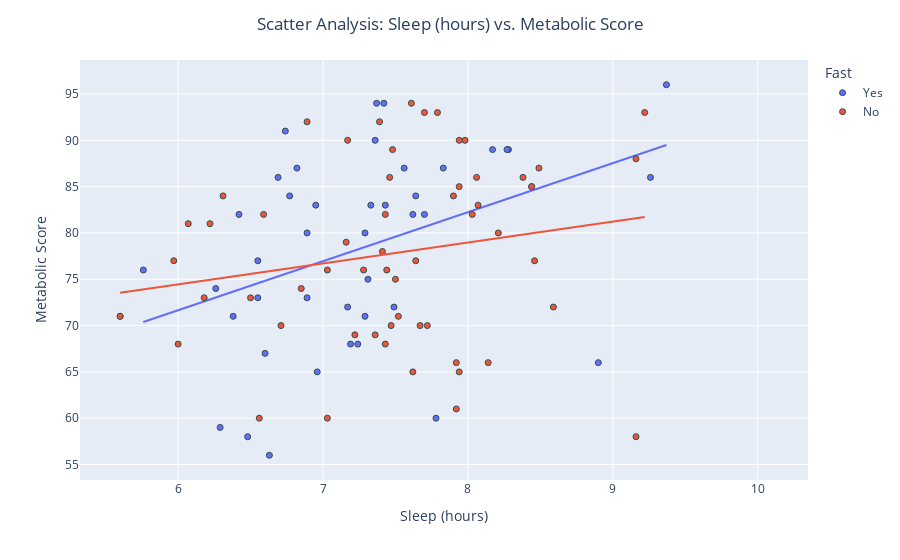

Write notebook code for a chart like this one.
### Code cell
fig = pt.plotly_scatter(dataset=all_data, 
                        x_selection="Sleep (hours)",
                        y_selection="Metabolic Score",
                        color_selection="Fast",
                        hover=[all_data.index]
                       )
fig.show()

### Figure 1 — Plotly figure (JSON) as saved in the notebook; plotly's stock layout.template omitted (floating-point values rounded to 4 significant figures)
{"data": [{"customdata": [[0], [1], [4], [5], [6], [14], [18], [19], [21], [63], [64], [65], [66], [67], [68], [69], [70], [71], [74], [75], [76], [77], [78], [79], [80], [81], [82], [83], [84], [85], [86], [89], [90], [91], [95], [96], [108], [109], [110], [111], [116], [117], [124]], "hovertemplate": "Fast=Yes<br>Sleep (hours)=%{x}<br>Metabolic Score=%{y}<br>index=%{customdata[0]}<extra></extra>", "legendgroup": "Yes", "marker": {"color": "#636efa", "line": {"color": "DarkSlateGrey", "width": 1}, "symbol": "circle"}, "mode": "markers", "name": "Yes", "orientation": "v", "showlegend": true, "type": "scatter", "x": [7.78, 6.48, 5.76, 6.96, 6.89, 7.19, 7.24, 8.9, 7.43, 6.29, 6.63, 7.62, 6.55, 7.29, 7.29, 6.55, 6.89, 6.26, 8.28, 7.31, 7.49, 6.6, 6.77, 7.7, 6.74, 7.56, 6.95, 7.64, 7.37, 6.82, 6.42, 7.33, 6.69, 6.38, 7.17, 8.44, 8.17, 8.27, 7.36, 7.83, 7.42, 9.26, 9.37], "xaxis": "x", "y": [60, 58, 76, 65, 73, 68, 68, 66, 83, 59, 56, 82, 73, 71, 80, 77, 80, 74, 89, 75, 72, 67, 84, 82, 91, 87, 83, 84, 94, 87, 82, 83, 86, 71, 72, 85, 89, 89, 90, 87, 94, 86, 96], "yaxis": "y"}, {"hovertemplate": "<b>OLS trendline</b><br>Metabolic Score = 5.29325 * Sleep (hours) + 39.8934<br>R<sup>2</sup>=0.160970<br><br>Fast=Yes<br>Sleep (hours)=%{x}<br>Metabolic Score=%{y} <b>(trend)</b><extra></extra>", "legendgroup": "Yes", "marker": {"color": "#636efa", "line": {"color": "DarkSlateGrey", "width": 1}, "symbol": "circle"}, "mode": "lines", "name": "Yes", "showlegend": false, "type": "scatter", "x": [5.76, 6.26, 6.29, 6.38, 6.42, 6.48, 6.55, 6.55, 6.6, 6.63, 6.69, 6.74, 6.77, 6.82, 6.89, 6.89, 6.95, 6.96, 7.17, 7.19, 7.24, 7.29, 7.29, 7.31, 7.33, 7.36, 7.37, 7.42, 7.43, 7.49, 7.56, 7.62, 7.64, 7.7, 7.78, 7.83, 8.17, 8.27, 8.28, 8.44, 8.9, 9.26, 9.37], "xaxis": "x", "y": [70.38, 73.03, 73.19, 73.66, 73.88, 74.19, 74.56, 74.56, 74.83, 74.99, 75.31, 75.57, 75.73, 75.99, 76.36, 76.36, 76.68, 76.73, 77.85, 77.95, 78.22, 78.48, 78.48, 78.59, 78.69, 78.85, 78.9, 79.17, 79.22, 79.54, 79.91, 80.23, 80.33, 80.65, 81.07, 81.34, 83.14, 83.67, 83.72, 84.57, 87.0, 88.91, 89.49], "yaxis": "y"}, {"customdata": [[2], [3], [7], [8], [9], [10], [11], [12], [13], [15], [16], [17], [20], [22], [23], [24], [25], [26], [27], [28], [29], [30], [31], [32], [33], [34], [35], [36], [37], [38], [39], [40], [41], [42], [43], [44], [45], [46], [47], [48], [49], [50], [51], [52], [53], [54], [55], [56], [57], [58], [59], [60], [61], [62], [72], [73], [87], [88], [92], [93], [94], [97], [98], [99], [100], [101], [102], [103], [104], [105], [106], [107], [112], [113], [114], [115], [118], [119], [120], [121], [122], [123], [125]], "hovertemplate": "Fast=No<br>Sleep (hours)=%{x}<br>Metabolic Score=%{y}<br>index=%{customdata[0]}<extra></extra>", "legendgroup": "No", "marker": {"color": "#EF553B", "line": {"color": "DarkSlateGrey", "width": 1}, "symbol": "circle"}, "mode": "markers", "name": "No", "orientation": "v", "showlegend": true, "type": "scatter", "x": [6, 7.28, 8.21, 7.41, 8.59, 6.59, 8.14, 7.36, 7.43, 6.5, 7.92, 7.64, 7.22, 6.07, 7.92, 7.44, 5.97, 5.6, 6.85, 7.93, 8.03, 7.78, 8.57, 8.65, 8.19, 8.77, 7.3, 7.09, 8.71, 7.89, 7.8, 8.59, 7.71, 7.81, 7.33, 6.67, 5.78, 9.34, 7.15, 7.96, 7.03, 7.62, 7.16, 6.56, 9.16, 8.03, 7.72, 8.46, 7.03, 7.47, 6.18, 6.71, 7.67, 7.52, 7.94, 5.6, 7.98, 7.46, 8.06, 7.7, 8.44, 7.43, 7.9, 9.16, 8.49, 7.79, 7.48, 8.07, 6.22, 7.5, 8.38, 6.89, 6.77, 7.07, 5.65, 10.07, 6.31, 7.94, 7.17, 7.39, 7.61, 7.94, 9.22], "xaxis": "x", "y": [68, 76, 80, 78, 72, 82, 66, 69, 68, 73, 61, 77, 69, 81, 66, 76, 77, 71, 74, null, null, null, null, null, null, null, null, null, null, null, null, null, null, null, null, null, null, null, null, null, 76, 65, 79, 60, 58, 82, 70, 77, 60, 70, 73, 70, 70, 71, 65, 71, 90, 86, 86, 93, 85, 82, 84, 88, 87, 93, 89, 83, 81, 75, 86, 92, null, null, null, null, 84, 85, 90, 92, 94, 90, 93], "yaxis": "y"}, {"hovertemplate": "<b>OLS trendline</b><br>Metabolic Score = 2.25884 * Sleep (hours) + 60.8963<br>R<sup>2</sup>=0.038183<br><br>Fast=No<br>Sleep (hours)=%{x}<br>Metabolic Score=%{y} <b>(trend)</b><extra></extra>", "legendgroup": "No", "marker": {"color": "#EF553B", "line": {"color": "DarkSlateGrey", "width": 1}, "symbol": "circle"}, "mode": "lines", "name": "No", "showlegend": false, "type": "scatter", "x": [5.6, 5.6, 5.97, 6, 6.07, 6.18, 6.22, 6.31, 6.5, 6.56, 6.59, 6.71, 6.85, 6.89, 7.03, 7.03, 7.16, 7.17, 7.22, 7.28, 7.36, 7.39, 7.41, 7.43, 7.43, 7.44, 7.46, 7.47, 7.48, 7.5, 7.52, 7.61, 7.62, 7.64, 7.67, 7.7, 7.72, 7.79, 7.9, 7.92, 7.92, 7.94, 7.94, 7.94, 7.98, 8.03, 8.06, 8.07, 8.14, 8.21, 8.38, 8.44, 8.46, 8.49, 8.59, 9.16, 9.16, 9.22], "xaxis": "x", "y": [73.55, 73.55, 74.38, 74.45, 74.61, 74.86, 74.95, 75.15, 75.58, 75.71, 75.78, 76.05, 76.37, 76.46, 76.78, 76.78, 77.07, 77.09, 77.21, 77.34, 77.52, 77.59, 77.63, 77.68, 77.68, 77.7, 77.75, 77.77, 77.79, 77.84, 77.88, 78.09, 78.11, 78.15, 78.22, 78.29, 78.33, 78.49, 78.74, 78.79, 78.79, 78.83, 78.83, 78.83, 78.92, 79.03, 79.1, 79.13, 79.28, 79.44, 79.83, 79.96, 80.01, 80.07, 80.3, 81.59, 81.59, 81.72], "yaxis": "y"}], "layout": {"autosize": true, "legend": {"title": {"text": "Fast"}, "tracegroupgap": 0}, "margin": {"t": 60}, "title": {"text": "Scatter Analysis: Sleep (hours) vs. Metabolic Score", "x": 0.5}, "xaxis": {"anchor": "y", "autorange": true, "domain": [0, 1], "range": [5.331, 10.34], "title": {"text": "Sleep (hours)"}, "type": "linear"}, "yaxis": {"anchor": "x", "autorange": true, "domain": [0, 1], "range": [53.16, 98.84], "title": {"text": "Metabolic Score"}, "type": "linear"}}}
